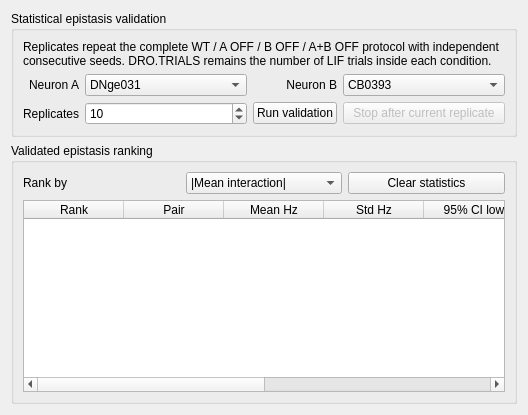
           <widget class="QWidget" name="statisticsTab">
            <attribute name="icon">
             <iconset resource="drosofila.qrc">
              <normaloff>:/drosofila/images/stat.png</normaloff>:/drosofila/images/stat.png</iconset>
            </attribute>
            <attribute name="title">
             <string>Statistics</string>
            </attribute>
            <layout class="QVBoxLayout" name="statisticsTabLayout">
             <item>
              <widget class="QGroupBox" name="statisticsValidationGB">
               <property name="sizePolicy">
                <sizepolicy hsizetype="Preferred" vsizetype="Preferred">
                 <horstretch>0</horstretch>
                 <verstretch>0</verstretch>
                </sizepolicy>
               </property>
               <property name="title">
                <string>Statistical epistasis validation</string>
               </property>
               <layout class="QGridLayout" name="statisticsValidationGL">
                <item row="0" column="0" colspan="4">
                 <widget class="QLabel" name="statisticsInfoLB">
                  <property name="text">
                   <string>Replicates repeat the complete WT / A OFF / B OFF / A+B OFF protocol with independent consecutive seeds. DRO.TRIALS remains the number of LIF trials inside each condition.</string>
                  </property>
                  <property name="wordWrap">
                   <bool>true</bool>
                  </property>
                 </widget>
                </item>
                <item row="1" column="0">
                 <widget class="QLabel" name="statisticsNeuronALB">
                  <property name="text">
                   <string>Neuron A</string>
                  </property>
                  <property name="alignment">
                   <set>Qt::AlignRight|Qt::AlignTrailing|Qt::AlignVCenter</set>
                  </property>
                 </widget>
                </item>
                <item row="1" column="1">
                 <widget class="QComboBox" name="statisticsNeuronACB">
                  <item>
                   <property name="text">
                    <string>DNge031</string>
                   </property>
                  </item>
                  <item>
                   <property name="text">
                    <string>CB0393</string>
                   </property>
                  </item>
                  <item>
                   <property name="text">
                    <string>CB0177</string>
                   </property>
                  </item>
                  <item>
                   <property name="text">
                    <string>CB0248</string>
                   </property>
                  </item>
                  <item>
                   <property name="text">
                    <string>CB0366</string>
                   </property>
                  </item>
                  <item>
                   <property name="text">
                    <string>DNge062</string>
                   </property>
                  </item>
                  <item>
                   <property name="text">
                    <string>CB0701 / TARGET-MN9</string>
                   </property>
                  </item>
                 </widget>
                </item>
                <item row="1" column="2">
                 <widget class="QLabel" name="statisticsNeuronBLB">
                  <property name="text">
                   <string>Neuron B</string>
                  </property>
                  <property name="alignment">
                   <set>Qt::AlignRight|Qt::AlignTrailing|Qt::AlignVCenter</set>
                  </property>
                 </widget>
                </item>
                <item row="1" column="3">
                 <widget class="QComboBox" name="statisticsNeuronBCB">
                  <property name="currentIndex">
                   <number>1</number>
                  </property>
                  <item>
                   <property name="text">
                    <string>DNge031</string>
                   </property>
                  </item>
                  <item>
                   <property name="text">
                    <string>CB0393</string>
                   </property>
                  </item>
                  <item>
                   <property name="text">
                    <string>CB0177</string>
                   </property>
                  </item>
                  <item>
                   <property name="text">
                    <string>CB0248</string>
                   </property>
                  </item>
                  <item>
                   <property name="text">
                    <string>CB0366</string>
                   </property>
                  </item>
                  <item>
                   <property name="text">
                    <string>DNge062</string>
                   </property>
                  </item>
                  <item>
                   <property name="text">
                    <string>CB0701 / TARGET-MN9</string>
                   </property>
                  </item>
                 </widget>
                </item>
                <item row="2" column="0">
                 <widget class="QLabel" name="statisticsReplicatesLB">
                  <property name="text">
                   <string>Replicates</string>
                  </property>
                  <property name="alignment">
                   <set>Qt::AlignRight|Qt::AlignTrailing|Qt::AlignVCenter</set>
                  </property>
                 </widget>
                </item>
                <item row="2" column="1">
                 <widget class="QSpinBox" name="statisticsReplicatesSB">
                  <property name="toolTip">
                   <string>Independent protocol repetitions. Seeds are baseSeed, baseSeed+1, ...</string>
                  </property>
                  <property name="minimum">
                   <number>2</number>
                  </property>
                  <property name="maximum">
                   <number>1000</number>
                  </property>
                  <property name="value">
                   <number>10</number>
                  </property>
                 </widget>
                </item>
                <item row="2" column="2">
                 <widget class="QPushButton" name="runStatisticsPB">
                  <property name="text">
                   <string>Run validation</string>
                  </property>
                 </widget>
                </item>
                <item row="2" column="3">
                 <widget class="QPushButton" name="stopStatisticsPB">
                  <property name="enabled">
                   <bool>false</bool>
                  </property>
                  <property name="text">
                   <string>Stop after current replicate</string>
                  </property>
                 </widget>
                </item>
               </layout>
              </widget>
             </item>
             <item>
              <widget class="QGroupBox" name="statisticsRankingGB">
               <property name="sizePolicy">
                <sizepolicy hsizetype="Preferred" vsizetype="Expanding">
                 <horstretch>0</horstretch>
                 <verstretch>0</verstretch>
                </sizepolicy>
               </property>
               <property name="title">
                <string>Validated epistasis ranking</string>
               </property>
               <layout class="QVBoxLayout" name="statisticsRankingVL">
                <item>
                 <layout class="QHBoxLayout" name="statisticsRankingHL">
                  <item>
                   <widget class="QLabel" name="statisticsRankByLB">
                    <property name="text">
                     <string>Rank by</string>
                    </property>
                   </widget>
                  </item>
                  <item>
                   <widget class="QComboBox" name="statisticsRankMetricCB">
                    <item>
                     <property name="text">
                      <string>|Mean interaction|</string>
                     </property>
                    </item>
                    <item>
                     <property name="text">
                      <string>Sign consistency</string>
                     </property>
                    </item>
                    <item>
                     <property name="text">
                      <string>CI width</string>
                     </property>
                    </item>
                   </widget>
                  </item>
                  <item>
                   <widget class="QPushButton" name="clearStatisticsPB">
                    <property name="text">
                     <string>Clear statistics</string>
                    </property>
                   </widget>
                  </item>
                 </layout>
                </item>
                <item>
                 <widget class="QTableWidget" name="statisticsRankingTW">
                  <property name="editTriggers">
                   <set>QAbstractItemView::NoEditTriggers</set>
                  </property>
                  <property name="selectionBehavior">
                   <enum>QAbstractItemView::SelectRows</enum>
                  </property>
                  <property name="rowCount">
                   <number>0</number>
                  </property>
                  <property name="columnCount">
                   <number>8</number>
                  </property>
                  <column>
                   <property name="text">
                    <string>Rank</string>
                   </property>
                  </column>
                  <column>
                   <property name="text">
                    <string>Pair</string>
                   </property>
                  </column>
                  <column>
                   <property name="text">
                    <string>Mean Hz</string>
                   </property>
                  </column>
                  <column>
                   <property name="text">
                    <string>Std Hz</string>
                   </property>
                  </column>
                  <column>
                   <property name="text">
                    <string>95% CI low</string>
                   </property>
                  </column>
                  <column>
                   <property name="text">
                    <string>95% CI high</string>
                   </property>
                  </column>
                  <column>
                   <property name="text">
                    <string>Consistency</string>
                   </property>
                  </column>
                  <column>
                   <property name="text">
                    <string>N</string>
                   </property>
                  </column>
                 </widget>
                </item>
               </layout>
              </widget>
             </item>
            </layout>
           </widget>
